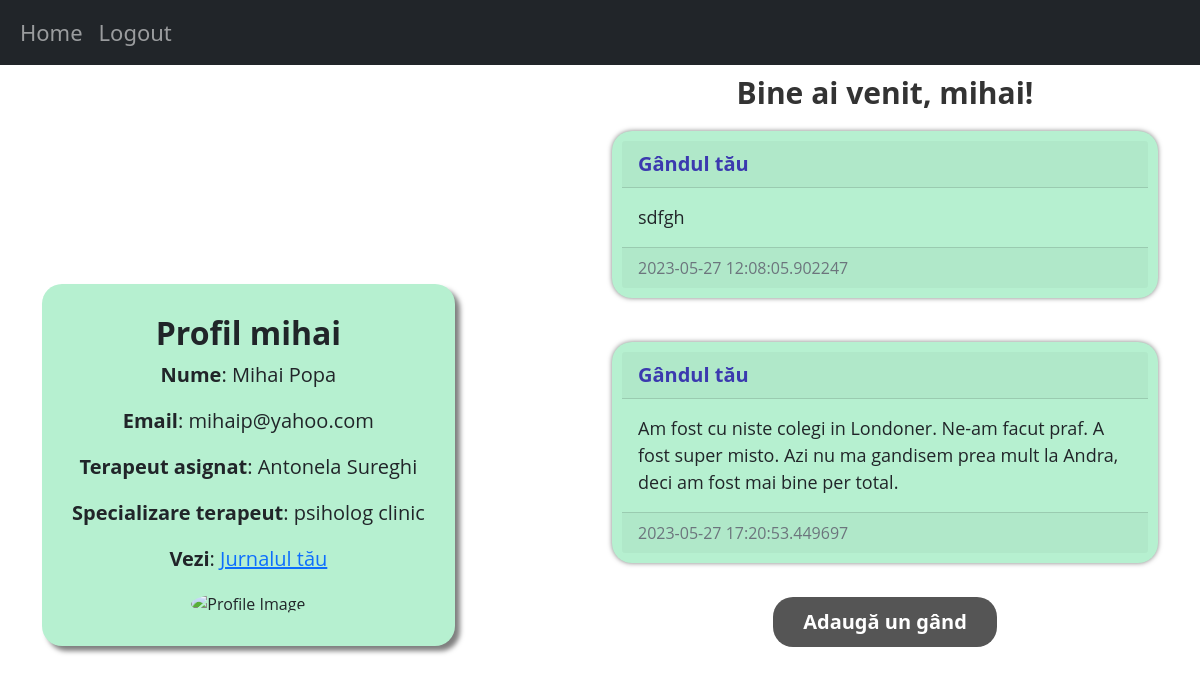
/home/pacient (signed in), run on the app's committed database.
### website/domain/models.py (models this page shows)
class User(db.Model, UserMixin):
    id = db.Column(db.Integer, primary_key=True)
    email = db.Column(db.String(150), unique=True)
    username = db.Column(db.String(150), unique=True)
    password = db.Column(db.String(150))
    email_confirmed_at = db.Column(db.DateTime(timezone=True), default=datetime.now())
    date_created = db.Column(db.DateTime(timezone=True), default=datetime.now())
    posts = db.relationship('Post', backref='user', passive_deletes=True)
    role = db.Column(db.String(100))

class Pacient(db.Model):
    __tablename__ = 'pacient'
    id = db.Column(db.Integer(), db.ForeignKey('user.id', ondelete='CASCADE'), primary_key=True)
    first_name = db.Column(db.String(50))
    last_name = db.Column(db.String(50))
    terapeut_asignat = db.Column(db.Integer, db.ForeignKey('terapeut.id', ondelete="CASCADE"), nullable=False)

class Terapeut(db.Model):
    __tablename__ = 'terapeut'
    id = db.Column(db.Integer(), db.ForeignKey('user.id', ondelete='CASCADE'), primary_key=True)
    first_name = db.Column(db.String(50))
    last_name = db.Column(db.String(50))
    function = db.Column(db.String(150))
    license = db.Column(db.String(150))
    activity_start_year = db.Column(db.Integer())

class Post(db.Model):
    id = db.Column(db.Integer, primary_key=True)
    text = db.Column(db.Text, nullable=False)
    date_created = db.Column(db.DateTime(timezone=True), default=datetime.now())
    author = db.Column(db.Integer, db.ForeignKey(
        'user.id', ondelete="CASCADE"), nullable=False)
    result = db.Column(db.String(150))

### website/controller/pacientView.py (the view)
    @staticmethod
    @views.route("/home/pacient")
    @login_required
    @__role_required('pacient')
    def home_Pacient():
        posts = Post.query.filter_by(author=current_user.id).all()
        pacienti = Pacient.query.filter_by(terapeut_asignat=current_user.id)
        lista_finala = []
        for post in posts:
            if post.date_created!= None and post.date_created.date() == date.today():
                lista_finala.append(post)
        if current_user.role == 'terapeut':
            return render_template("homeTerapeut.html", user=current_user, pacienti=pacienti)
        else:
            pacient = Pacient.query.filter_by(id=current_user.id).first()
            terap = Terapeut.query.filter_by(id=pacient.terapeut_asignat).first()
            return render_template("homePacient.html", user=current_user, posts=lista_finala,pacient=pacient,terapeut=terap)

### website/controller/pacientView.py (called while the page is built)
    @staticmethod
    def __role_required(role):
        def decorator(func):
            @wraps(func)
            def wrapper(*args, **kwargs):
                if not current_user.role == role:
                    return "Unauthorized access", 403
                return func(*args, **kwargs)
            return wrapper
        return decorator

### website/templates/homePacient.html
{% extends "jurnal.html" %} {% block title %}Home{% endblock %}

### website/templates/jurnal.html (shortened to what this page needs)
{% extends "base.html" %}
{% block content %}
<div class="row">
  <div class="col-md-6 mx-auto d-flex align-items-center vh-100">
    <div class="card border-dark text-center" style="background-color: #b6f0d0;
      box-shadow: 5px 5px 5px rgba(0, 0, 0, 0.5);
      margin-top: auto;
      margin-bottom: auto;
      padding: 30px;
      border-radius: 20px;
      border: none;
      font-family: 'Open Sans', sans-serif !important;">
      <h5 class="card-title" style="font-size: 32px; font-weight: bold;">Profil {{ user.username }}</h5>
      <p class="card-text" style="font-size: 20px;"><b>Nume</b>: {{ pacient.first_name }} {{ pacient.last_name }}</p>
      <p class="card-text" style="font-size: 20px;"><b>Email</b>: {{ user.email }}</p>
      <p class="card-text" style="font-size: 20px;"><b>Terapeut asignat</b>: {{ terapeut.first_name }} {{ terapeut.last_name }}</p>
      <p class="card-text" style="font-size: 20px;"><b>Specializare terapeut</b>: {{ terapeut.function }}</p>
      <p class="card-text" style="font-size: 20px;"><b>Vezi</b>: <a href="/jurnal" style="font-size: 20px;">Jurnalul tău</a></p>
      <div style="max-width: 430px; margin: 0 auto;">
        <img src="https://insidesmallbusiness.com.au/wp-content/uploads/2021/04/bigstock-Hands-Of-Diverse-Group-Of-Peop-343671511-e1625192493671.jpg" alt="Profile Image" style="width: 100%; height: 100%; border-radius: 50%;">
      </div>
    </div>
  </div>
  <div class="col-md-6">
    <h1 align="center" style="font-size: 30px;
      font-weight: bold;
      color: #333;
      padding: 10px;">
      {% block header %}Bine ai venit, {{ user.username }}!{% endblock %}
    </h1>
    <div id="posts">
      {% for post in posts %}
      <div class="card border-dark" style="background-color: #b6f0d0;
        box-shadow: 0px 0px 5px rgba(0, 0, 0, 0.5);
        margin: 10px auto;
        max-width: 1000px;
        padding: 10px;
        border-radius: 20px;
        border: none;
        font-family: 'Open Sans', sans-serif !important;">
        <div class="card-header d-flex justify-content-between align-items-center">
          <div class="card-text" style="font-size: 20px; font-weight:bold; color: #3b39af">Gândul tău</div>
        </div>
        <div class="card-body">
          <div class="card-text" style="font-size: 18px;">{{ post.text }}</div>
        </div>
        <div class="card-footer text-muted">{{ post.date_created }}</div>
      </div>
      <br/>
      {% endfor %}
    </div>
    {% block footer %}
    <div align="center">
      <a href="/create-post">
        <button type="button">Adaugă un gând</button>
      </a>
    </div>
    {% endblock %}
  </div>
</div>
{% endblock %}

### website/static/style.css (style rules this page uses)
body { font-family: 'Open Sans', sans-serif; background-color: #F5F5F5; color: #333; }
button { background-color: #555; border: none; color: #fff; padding: 10px 30px; text-align: center; font-size: 20px !important; font-weight: bold; margin: 20px auto; max-width: 600px; border-radius: 20px !important; cursor: pointer; }
a { color: #4CAF50; text-decoration: none; }

### data on the page
User: username "mihai", email "mihaip@yahoo.com"
Pacient: first_name "Mihai", last_name "Popa"
Terapeut: first_name "Antonela", last_name "Sureghi", function "psiholog clinic"
Post: text "sdfgh", date_created "2023-05-27 12:08:05.902247"
Post: text "Am fost cu niste colegi in Londoner. Ne-am facut praf. A fost super misto. Azi nu ma gandisem prea mult la Andra, deci am fost mai bine per total.", date_created "2023-05-27 17:20:53.449697"
